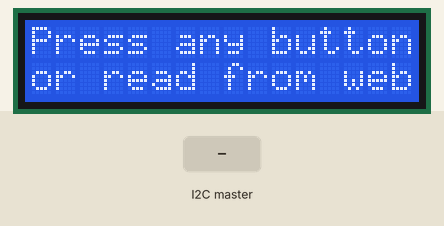
Simulated run of this sketch. Board: Arduino Uno, built with avr-gcc and run on an emulated ATmega328P. Shown: 16×2 character LCD. The inputs (shaded band) are chosen by the test bench. What the sketch prints to the serial monitor is not drawn.

Above: at 1.2 s.
1.3 s: the I2C master sends ","
At 2.3 s:
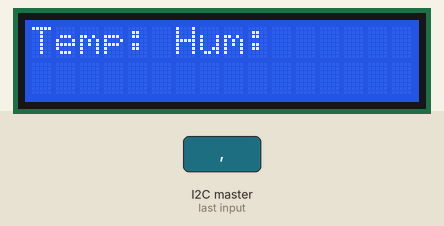
2.8 s: the I2C master sends "."
At 3.4 s:
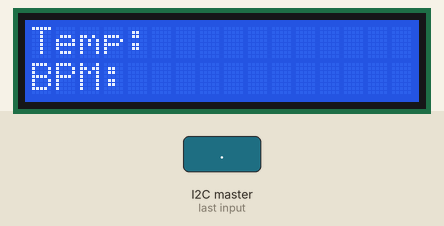
4.3 s: the I2C master sends the byte 1
At 5.5 s:
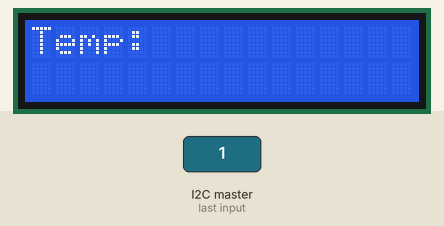
5.8 s: the I2C master sends the byte 0
7.3 s: the I2C master sends the byte 2
8.8 s: the I2C master sends the byte 90
At 9.2 s:
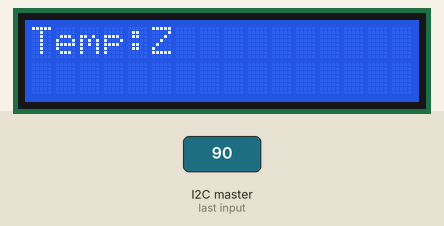
Timing chart, 0 to 11.3 s (numbered marks = the images above; inputs shaded):
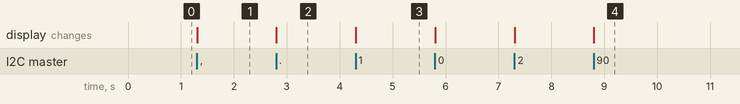

The sketch:

ArdA.ino
```cpp
/*
 * This is the LCD consumer Arduino
 * It receives data from the Raspberry and shows them in the LCD
 */

#include <Wire.h>
#include <LiquidCrystal.h>
#define RIGHT 0
#define UP 1
#define DOWN 2
#define LEFT 3
#define SELECT 4
#define NONE 5


#define SLAVE_ADDRESS 0x05
int data = 0;

int adc_key_val[5]={50,200,400,600,800};

LiquidCrystal lcd(8, 9, 4, 5, 6, 7);

void setup() {
  Serial.begin(9600);

 // initialize i2c as slave
 Wire.begin(SLAVE_ADDRESS);

 // define callbacks for i2c communication
 Wire.onReceive(receiveData);
 Wire.onRequest(sendData);

 lcd.begin(16, 2);
 lcd.print("Press any button");
 lcd.setCursor(0,1);
 lcd.print("or read from web");
}

void loop() {
 delay(100);
}

// callback for received data
void receiveData(int byteCount){

  lcd.clear();
  lcd.setCursor(0,0);
  lcd.print("Temp:");

  while(Wire.available()) {
    data = Wire.read();
    Serial.println((char)data);

    if((char)data == ',') {
      lcd.print(" Hum:");
    } else if ((char)data == '.') {
      lcd.setCursor(0,1);
      lcd.print("BPM:");
    } else {
      lcd.print((char)data);
    }
  }
  lcd.print(" ");

  Serial.println("=====");

}

// callback for sending data
void sendData(){

 byte mask = 0xFF;
 int value = analogRead(A0);

 byte toSend = value & mask;
 value = value >> 8;
 // 1st byte
 Wire.write(toSend);

 toSend = value & mask;
 value = value >> 8;
 //2nd byte
 Wire.write(toSend);

 toSend = value & mask;
 value = value >> 8;
 //3rd byte
 Wire.write(toSend);

 toSend = value & mask;
 //4th byte
 Wire.write(toSend);

}
```

Measured:
- after the input at 1.3 s, the display: changes at once (image 1)
- after the input at 2.8 s, the display: changes at once (image 2)
- after the input at 4.3 s, the display: changes at once (image 3)
- after the input at 8.8 s, the display: changes at once (image 4)
